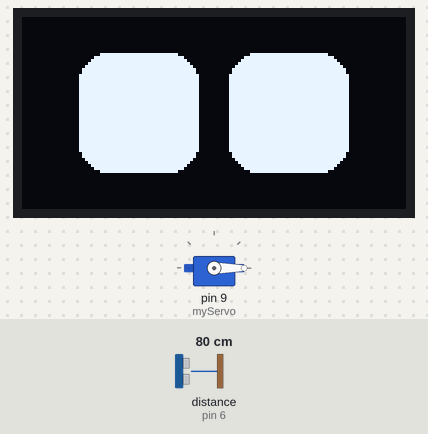
A sketch run on a simulated Arduino Uno, built with avr-gcc and run on an emulated ATmega328P. Parts: 128×64 one-colour display, servo. Wiring (inferred from the names in the program): ultrasonic range finder: trigger pin 7; echo pin 6. The test bench sets the inputs (shaded band); at power-on: distance to the obstacle (sensor on pin 6) 80 cm. The echo pulse lasts 58.3 µs per cm; the display library's start-up logo is not drawn; what the sketch prints to the serial monitor is not drawn.

Above: at 5.2 s.
5.3 s: distance to the obstacle (sensor on pin 6) set to 12 cm
6.9 s: distance to the obstacle (sensor on pin 6) set to 9 cm
At 8.5 s:
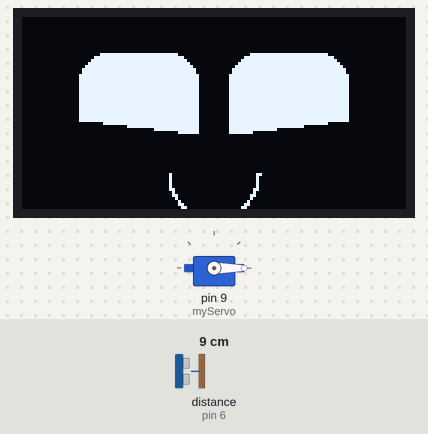
At 9.7 s:
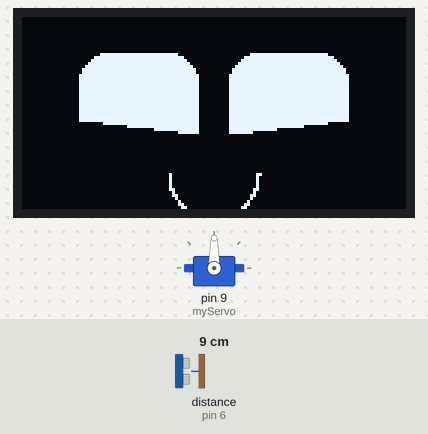
10.0 s: distance to the obstacle (sensor on pin 6) set to 18 cm
At 10.8 s:
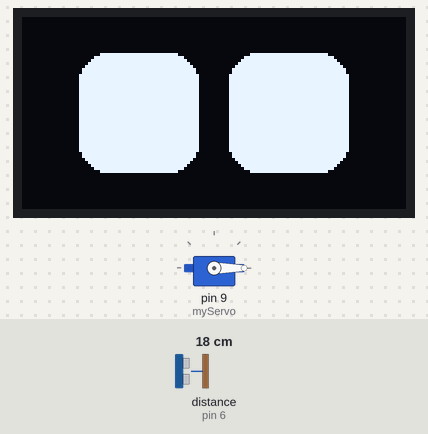
Timing chart, 0 to 13.0 s (numbered marks = the images above; inputs shaded):
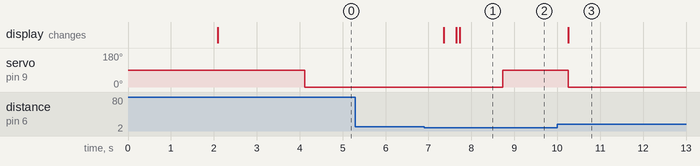

The sketch:

final_test1_3componets.ino
```cpp
#include <Servo.h>
#include <SPI.h>
#include <Wire.h>
#include <Adafruit_GFX.h>
#include <Adafruit_SSD1306.h>

// Servo
Servo myServo;

// Ultrasonic sensor pins
const int trigPin = 7;
const int echoPin = 6;

// Variables to store the duration and distance
long duration;
int distance;

// OLED display
#define SCREEN_WIDTH 128 // OLED display width, in pixels
#define SCREEN_HEIGHT 64 // OLED display height, in pixels
#define OLED_RESET -1    // Reset pin # (or -1 if sharing Arduino reset pin)
#define SCREEN_ADDRESS 0x3C ///< Address for 128x64 display

Adafruit_SSD1306 display(SCREEN_WIDTH, SCREEN_HEIGHT, &Wire, OLED_RESET);

// Eye and expression variables
int ref_eye_height = 40;
int ref_eye_width = 40;
int ref_space_between_eye = 10;
int ref_corner_radius = 10;

int left_eye_height = ref_eye_height;
int left_eye_width = ref_eye_width;
int left_eye_x = 32;
int left_eye_y = 32;
int right_eye_x = 32 + ref_eye_width + ref_space_between_eye;
int right_eye_y = 32;
int right_eye_height = ref_eye_height;
int right_eye_width = ref_eye_width;

void draw_eyes(bool update = true)
{
    display.clearDisplay();
    int x = int(left_eye_x - left_eye_width / 2);
    int y = int(left_eye_y - left_eye_height / 2);
    display.fillRoundRect(x, y, left_eye_width, left_eye_height, ref_corner_radius, SSD1306_WHITE);
    x = int(right_eye_x - right_eye_width / 2);
    y = int(right_eye_y - right_eye_height / 2);
    display.fillRoundRect(x, y, right_eye_width, right_eye_height, ref_corner_radius, SSD1306_WHITE);
    if (update)
    {
        display.display();
    }
}

void center_eyes(bool update = true)
{
    left_eye_height = ref_eye_height;
    left_eye_width = ref_eye_width;
    right_eye_height = ref_eye_height;
    right_eye_width = ref_eye_width;

    left_eye_x = SCREEN_WIDTH / 2 - ref_eye_width / 2 - ref_space_between_eye / 2;
    left_eye_y = SCREEN_HEIGHT / 2;
    right_eye_x = SCREEN_WIDTH / 2 + ref_eye_width / 2 + ref_space_between_eye / 2;
    right_eye_y = SCREEN_HEIGHT / 2;

    draw_eyes(update);
}

void blink(int speed = 12)
{
    draw_eyes();

    for (int i = 0; i < 3; i++)
    {
        left_eye_height -= speed;
        right_eye_height -= speed;
        draw_eyes();
        delay(1);
    }
    for (int i = 0; i < 3; i++)
    {
        left_eye_height += speed;
        right_eye_height += speed;

        draw_eyes();
        delay(1);
    }
}

void sleep()
{
    left_eye_height = 2;
    right_eye_height = 2;
    draw_eyes(true);
    display.fillRect(left_eye_x - left_eye_width / 2, left_eye_y - 2, left_eye_width, 4, SSD1306_WHITE);
    display.fillRect(right_eye_x - right_eye_width / 2, right_eye_y - 2, right_eye_width, 4, SSD1306_WHITE);
    display.display();
    delay(2000);
}

void wakeup()
{
    sleep();
    for (int h = 0; h <= ref_eye_height; h += 2)
    {
        left_eye_height = h;
        right_eye_height = h;
        draw_eyes(true);
    }
}

void happy_eye()
{
    center_eyes(false);
    int offset = ref_eye_height / 2;
    for (int i = 0; i < 10; i++)
    {
        display.fillTriangle(left_eye_x - left_eye_width / 2 - 1, left_eye_y + offset, left_eye_x + left_eye_width / 2 + 1, left_eye_y + 5 + offset, left_eye_x - left_eye_width / 2 - 1, left_eye_y + left_eye_height + offset, SSD1306_BLACK);
        display.fillTriangle(right_eye_x + right_eye_width / 2 + 1, right_eye_y + offset, right_eye_x - left_eye_width / 2 - 1, right_eye_y + 5 + offset, right_eye_x + right_eye_width / 2 + 1, right_eye_y + right_eye_height + offset, SSD1306_BLACK);
        offset -= 2;
        display.display();
        delay(1);
    }

    // Draw the smile using an arc approximation with lines
    int smileCenterX = (left_eye_x + right_eye_x) / 2;
    int smileCenterY = (left_eye_y + right_eye_y) / 2 + 20;
    int smileRadius = 15;
    int startAngle = 0;
    int endAngle = 180;

    for (int angle = startAngle; angle <= endAngle; angle++)
    {
        float rad = angle * 3.14159 / 180.0;
        int x = smileCenterX + smileRadius * cos(rad);
        int y = smileCenterY + smileRadius * sin(rad);
        display.drawPixel(x, y, SSD1306_WHITE);
    }

    display.display();
    delay(1000);
}

void look_left()
{
    left_eye_x -= 6;
    right_eye_x -= 6;
    draw_eyes(true);
}

void look_right()
{
    left_eye_x += 6;
    right_eye_x += 6;
    draw_eyes(true);
}

void setup()
{
    // Initialize Serial Monitor
    Serial.begin(9600);

    // Initialize OLED display
    if (!display.begin(SSD1306_SWITCHCAPVCC, SCREEN_ADDRESS))
    {
        Serial.println(F("SSD1306 allocation failed"));
        for (;;)
            ;
    }

    display.display();
    delay(2000);
    display.clearDisplay();

    // Initialize servo
    myServo.attach(9); // Attaches the servo on pin 9

    // Initialize ultrasonic sensor pins
    pinMode(trigPin, OUTPUT);
    pinMode(echoPin, INPUT);

    // Initial eye position
    center_eyes();
    delay(2000);
}

void loop()
{
    // Measure distance using ultrasonic sensor
    digitalWrite(trigPin, HIGH);
    delayMicroseconds(2);
    digitalWrite(trigPin, LOW);
    delayMicroseconds(10);
    digitalWrite(trigPin, LOW);
    duration = pulseIn(echoPin, HIGH);
    distance = duration * 0.0344 / 2;

    // Display distance on Serial Monitor
    Serial.print("Distance: ");
    Serial.print(distance);
    Serial.println(" cm");

    if (distance < 10)
    {
        // If an object is detected within 10 cm, make the eyes "happy" and move the servo
        happy_eye();
        myServo.write(90);  // Move servo to 90 degrees
        delay(1000);
    }
    else
    {
        // Return eyes to the center and move the servo back
        center_eyes();
        myServo.write(0);  // Move servo back to 0 degrees
    }

    delay(500);  // Wait for a while before the next loop iteration
}
```

Measured:
- the behaviour switches between 11 and 10 cm on distance to the obstacle (sensor on pin 6) (found by bisection; images 0 and 1)
- after the input at 5.3 s, every drawn part: stays the same
- after the input at 6.9 s, servo on pin 9 (myServo): 0° → 90° after 1.8 s; the display: first changes after 0.45 s (image 1 shows a later state)
- after the input at 10.0 s, servo on pin 9 (myServo): 90° → 0° after 0.26 s
